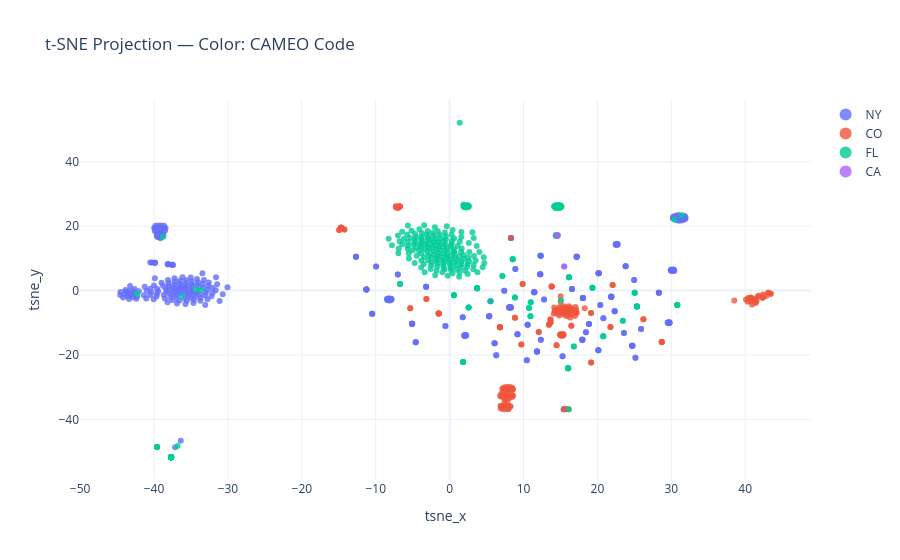

The notebook cell saved with this chart:
### Code cell
# Helper: pick the correct t-SNE iteration arg across sklearn versions
def _make_tsne(n_components=2, perplexity=30, random_state=42, max_iter=1000, **kwargs):
    sig = inspect.signature(TSNE.__init__)
    common = dict(n_components=n_components,
                  perplexity=perplexity,
                  learning_rate="auto",
                  init="pca",
                  random_state=random_state)
    if "max_iter" in sig.parameters:
        return TSNE(max_iter=max_iter, **common, **kwargs)
    else:
        return TSNE(n_iter=max_iter, **common, **kwargs)

# --- 2) Reduce D -> 2D with t-SNE (columns as arg) ---
def tsne_reduce(df: pd.DataFrame, feature_cols: list[str], perplexity: float = 30.0,
                scale: bool = True, max_iter: int = 1000, random_state: int = 42, **tsne_kwargs) -> pd.DataFrame:
    X = (df[feature_cols]
         .replace([np.inf, -np.inf], np.nan)
         .dropna(axis=0, how="any"))
    keep_idx = X.index

    Xv = X.to_numpy(dtype=float)
    if scale:
        Xv = StandardScaler().fit_transform(Xv)

    n = Xv.shape[0]
    max_valid = max(5.0, min(50.0, (n - 1) / 3))
    perp = min(perplexity, max_valid)

    tsne = _make_tsne(n_components=2, perplexity=perp,
                      random_state=random_state, max_iter=max_iter, **tsne_kwargs)
    Y = tsne.fit_transform(Xv)

    out = df.loc[keep_idx, ["node_id"]].copy() if "node_id" in df.columns else df.loc[keep_idx].copy()
    out["tsne_x"] = Y[:, 0]
    out["tsne_y"] = Y[:, 1]
    return out

# # --- 3) Plot helper (hover both node index & GlobalEventID) ---
# def plot_tsne(df: pd.DataFrame, id_cols: list[str] = ["node_id"]):
#     fig = px.scatter(
#         df, x="tsne_x", y="tsne_y",
#         hover_data=id_cols,
#         title="t-SNE Projection (from 50D spectral embedding)",
#         template="plotly_white"
#     )
#     fig.update_traces(marker=dict(size=6, opacity=0.7))
#     return fig

# ----------------- Pipeline -----------------
# Ensure the row order of M_all matches node order you pass in:
node_ids = list(G_all.nodes())  # these are your GlobalEventID values

# 1) 50D spectral embedding with node labels included
all_emb = spectral_embed_from_adjacency(
    M_all,
    n_components=40,
    node_ids=node_ids,
    make_symmetric=True,
    zero_self_loops=True,
    use_sparse=True,
    random_state=42
)

# 2) t-SNE on those 50 dims -> 2D
feat_cols = ["x", "y"] + [f"x{i}" for i in range(2, 40)]  # total 50 columns
tsne_df = tsne_reduce(all_emb, feature_cols=feat_cols, perplexity=30.0, max_iter=1000, random_state=42)

# (Optional) add a simple row index to hover too
tsne_df["node_index"] = range(len(tsne_df))  # matrix row number
# If you stored any attrs in G_all (e.g., total_count, clusters), you can merge them:
# attrs = pd.Series(nx.get_node_attributes(G_all, "total_count"), name="total_count")
# tsne_df = tsne_df.merge(attrs, left_on="node_id", right_index=True, how="left")
# Suppose you have a DataFrame `meta_df` with your extra columns:
# meta_df columns: ["GlobalEventID", "date", "EventCode", "state", "title"]

# Merge metadata onto the t-SNE result (assuming node_id == GlobalEventID)
merged_df = tsne_df.merge(
    global_db[["GlobalEventID", "EventCode", "state", "title"]],
    left_on="node_id", right_on="GlobalEventID", how="left"
)

# --- Extract and map CAMEO info ---
merged_df["CAMEO_num"] = merged_df["EventCode"].astype(str).str.extract(r"(\d+)$")
cameo_lookup = {v: k for k, v in cameo_codes.items()}
merged_df["CAMEO_desc"] = merged_df["CAMEO_num"].map(cameo_lookup)
merged_df["CAMEO_label"] = merged_df["CAMEO_num"] + ": " + merged_df["CAMEO_desc"].fillna("Unknown")



# --- CAMEO mapping ---
merged_df["CAMEO_num"] = merged_df["EventCode"].astype(str).str.extract(r"(\d+)$")
cameo_lookup = {v: k for k, v in cameo_codes.items()}
merged_df["CAMEO_desc"] = merged_df["CAMEO_num"].map(cameo_lookup)
merged_df["CAMEO_label"] = merged_df["CAMEO_num"] + ": " + merged_df["CAMEO_desc"].fillna("Unknown")

# --- Plot ---
fig = px.scatter(
    merged_df,
    x="tsne_x",
    y="tsne_y",
    color="state",           # color by event code             # shape by state (independent)
    hover_data={
        "GlobalEventID": True,
        "EventCode": True,
        "CAMEO_label": True,
        "title": True,
        "state": True,
        "tsne_x": False,
        "tsne_y": False,
    },
    title="t-SNE Projection — Color: CAMEO Code",
    template="plotly_white"
)

# --- Fix combined legend issue ---
# Separate legends by creating independent traces per symbol (state)
for trace in fig.data:
    trace.showlegend = True if trace.marker.symbol else False

fig.update_traces(marker=dict(size=6, opacity=0.8))
fig.update_layout(
    legend_title_text="",
    legend=dict(groupclick="toggleitem", itemsizing="constant")
)

fig.show()

### Figure 1 — Plotly figure (JSON) as saved in the notebook; plotly's stock layout.template omitted (floating-point values rounded to 4 significant figures; data arrays with more than 128 entries replaced by an {"elided": "..."} marker saying what was removed)
{"data": [{"customdata": {"elided": "364x5 mixed values"}, "hovertemplate": "state=%{customdata[4]}<br>GlobalEventID=%{customdata[0]}<br>EventCode=%{customdata[1]}<br>CAMEO_label=%{customdata[2]}<br>title=%{customdata[3]}<extra></extra>", "legendgroup": "NY", "marker": {"color": "#636efa", "opacity": 0.8, "size": 6, "symbol": "circle"}, "mode": "markers", "name": "NY", "orientation": "v", "showlegend": true, "type": "scatter", "x": {"elided": "364 float values"}, "xaxis": "x", "y": {"elided": "364 float values"}, "yaxis": "y"}, {"customdata": {"elided": "186x5 mixed values"}, "hovertemplate": "state=%{customdata[4]}<br>GlobalEventID=%{customdata[0]}<br>EventCode=%{customdata[1]}<br>CAMEO_label=%{customdata[2]}<br>title=%{customdata[3]}<extra></extra>", "legendgroup": "CO", "marker": {"color": "#EF553B", "opacity": 0.8, "size": 6, "symbol": "circle"}, "mode": "markers", "name": "CO", "orientation": "v", "showlegend": true, "type": "scatter", "x": {"elided": "186 float values"}, "xaxis": "x", "y": {"elided": "186 float values"}, "yaxis": "y"}, {"customdata": {"elided": "299x5 mixed values"}, "hovertemplate": "state=%{customdata[4]}<br>GlobalEventID=%{customdata[0]}<br>EventCode=%{customdata[1]}<br>CAMEO_label=%{customdata[2]}<br>title=%{customdata[3]}<extra></extra>", "legendgroup": "FL", "marker": {"color": "#00cc96", "opacity": 0.8, "size": 6, "symbol": "circle"}, "mode": "markers", "name": "FL", "orientation": "v", "showlegend": true, "type": "scatter", "x": {"elided": "299 float values"}, "xaxis": "x", "y": {"elided": "299 float values"}, "yaxis": "y"}, {"customdata": [[298142245, "190.0_190_19", "19: FIGHT", "StockExaminer - AI-Powered Stock Chatbot", "CA"], [298570084, "40.0_40_4", "4: CONSULT", "StockExaminer - AI-Powered Stock Chatbot", "CA"], [298742226, "190.0_190_19", "19: FIGHT", "Three killed, five wounded in Myrtle Beach shootings", "CA"], [298643776, "190.0_190_19", "19: FIGHT", "Three killed, five wounded in Myrtle Beach shootings", "CA"]], "hovertemplate": "state=%{customdata[4]}<br>GlobalEventID=%{customdata[0]}<br>EventCode=%{customdata[1]}<br>CAMEO_label=%{customdata[2]}<br>title=%{customdata[3]}<extra></extra>", "legendgroup": "CA", "marker": {"color": "#ab63fa", "opacity": 0.8, "size": 6, "symbol": "circle"}, "mode": "markers", "name": "CA", "orientation": "v", "showlegend": true, "type": "scatter", "x": [14.48, 14.64, 15.51, 15.51], "xaxis": "x", "y": [16.95, 17.15, 7.475, 7.475], "yaxis": "y"}], "layout": {"legend": {"groupclick": "toggleitem", "itemsizing": "constant", "title": {"text": ""}, "tracegroupgap": 0}, "title": {"text": "t-SNE Projection — Color: CAMEO Code"}, "xaxis": {"anchor": "y", "domain": [0, 1], "title": {"text": "tsne_x"}}, "yaxis": {"anchor": "x", "domain": [0, 1], "title": {"text": "tsne_y"}}}}
